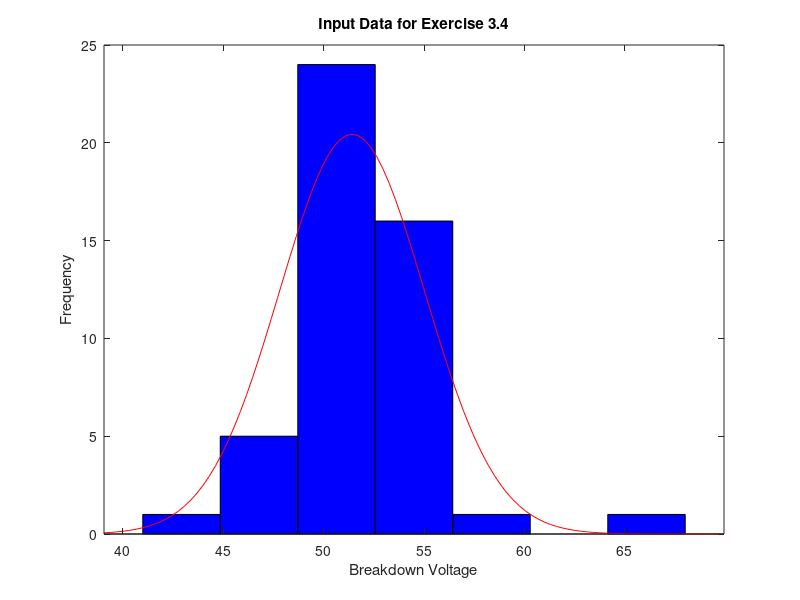
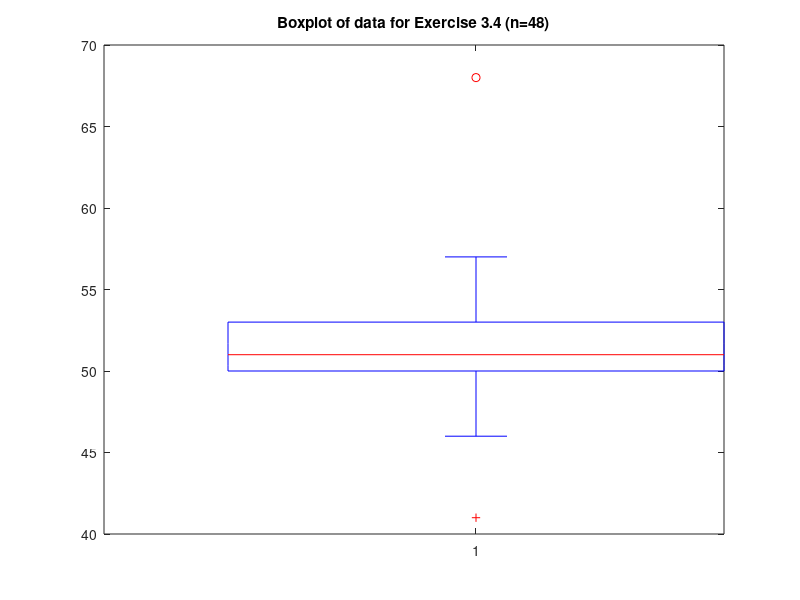

MATLAB code to generate these figures, in order:
clc, clearvars, close all;
data = load('ex3_4_input.txt');
X = data(:)';
alpha = 0.05;

% First plot the data
figure;
histfit(X);
title('Input Data for Exercise 3.4');
xlabel('Breakdown Voltage');
ylabel('Frequency');

figure;
boxplot(X);
title(sprintf('Boxplot of data for Exercise 3.4 (n=%d)', length(X)));

% Question (a), (b)
V = 25;
[H, P, CI] = vartest(X, V, 'Alpha', alpha);
fprintf('(a),(b) H=%d, P=%.4f, CI=[%.4f, %4f], STD=%d: ', H, P, sqrt(CI(1)), sqrt(CI(2)), sqrt(V));
if H == 1
    fprintf('Reject null hypothesis\n');
else
    fprintf('Cannot reject null hypothesis\n');
end

% Question (c), (d)
MU = 52;
[H, P, CI] = ttest(X, MU, 'Alpha', alpha);
fprintf('(c),(d) H=%d, P=%.4f, CI=[%.4f, %4f], MU=%d: ', H, P, CI(1), CI(2), MU);
if H == 1
    fprintf('Reject null hypothesis\n');
else
    fprintf('Cannot reject null hypothesis\n');
end

% Question (e)
[H, P] = chi2gof(X, 'Alpha', alpha);
fprintf('(e) H=%d, P=%.4f: ', H, P);
if H == 1
    fprintf('Reject null hypothesis\n');
else
    fprintf('Cannot reject null hypothesis\n');
end
